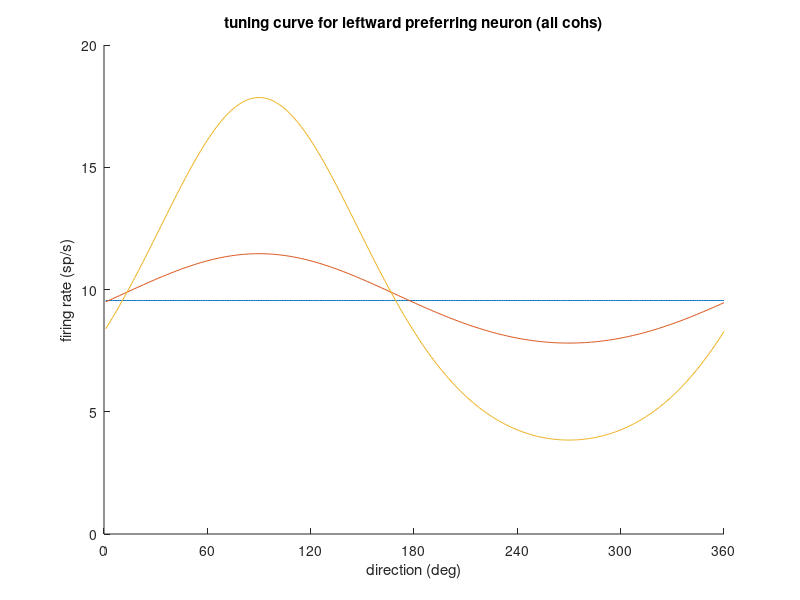
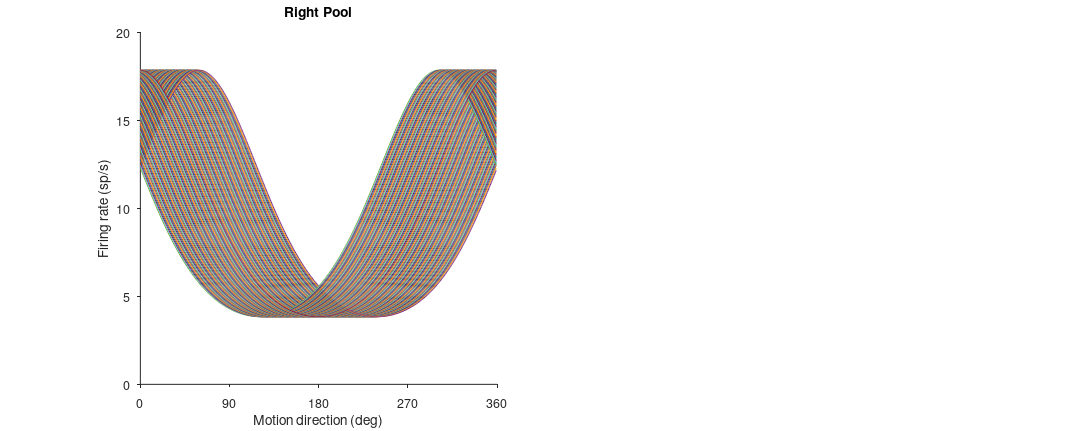

Write MATLAB code to recreate these figures, in order. (Note: this script raises an error after producing the figures.)
%% %YYY% 07/08/22 Temporally sequential MT_Build


%% build a simulated MT population and generate its spiking activity to a 
% standard set of random-dot motion stimuli
% CF 2014-2020

clear all
close all
    
%% build an experiment
    % Define number of trials to simulate and available trial stim coherences (cohs), Each trial is assigned a duration (dur) and stim coherence (coh) value

tic

% plot flags
plotMT = 1;
plotCorr = 1;
plotLOmap = 0; % for DDM plot log-odds corr map or not (set to 2 to see P(DV) also)


% noiseModel = 'indepPoisson';
% noiseModel = 'corrMat_Mazurek02';
noiseModel = 'corrMat_Shadlen96';

nTrials = 1200;

% signed motion coherence; negative is leftward
% cohs = [-0.512 -0.256 -0.128 -0.064 -0.032 -1e-8 1e-8 0.032 0.064 0.128 0.256 0.512];  % All possible coherence levels, signed
cohs = [-0.256 -0.064 -eps eps 0.064 0.256];  % All possible coherence levels, signed
coh = randsample(cohs,nTrials,'true')'; % Assign a coh value to each of N trials

dir = nan(size(coh));   % Create 'dir' vector 1 column, 1 row for each trial (nTrials = 1000)
dir(coh<0) = 180;   % Index to trials (row) with coh < 0. Assign these trials value 180 = Left is correct answer 
dir(coh>0) = 0;     % Same as above, but now Right is correct answer

% OR set dur to 1s (or any fixed value) -- btw makes it easier to verify fano factor (below)
dur(1:nTrials,1) = 1000;

toc

        disp('Task structure defined');
%% build MT population 
    % Each neuron assigned a preferred motion direction between 0,360 degrees
    % Figure2: Plot a neurons tuning curve response at all coh levels and all directions of motion
    % Figure3: Plots rightpool and leftpool frRates to al lstim directions at single coh level
    

tic

% nNeurons = 36;
% nNeurons = 180;
nNeurons = 360;

dirAxis = 0:(360/nNeurons):360-(360/nNeurons);
K = 3; % inverse variance term (will scale with coh)
ampl = 60;  % actual peak FR will be about half of this, at 51.2% coh
offset = 0; % this is not the same as spontaneous firing rate, which is of 
            % course >0; keeping this offset small or zero allows driven
            % firing rates to get close to zero for nonpreferred (null)
            % direction at high coherence, as MT does.
                % This has to do with baseline firing rates, to make sure
                % that fr rate goes down for anti-preferred directions of motion

prefDirs = linspace(dirAxis(1),dirAxis(end),nNeurons); % Each 'neuron' assigned a value between 0:360
poscohs = cohs(cohs>0); % Each unique pos coherence value
tuning = cell(1,length(poscohs)); % tuning holds 6 empty cells use {} to access
if plotMT   % Build figure outline
    figure(2); set(gca,'xlim',[0 360],'Xtick',0:60:360);
    xlabel('direction (deg)'); ylabel('firing rate (sp/s)');
    title('tuning curve for leftward preferring neuron (all cohs)');
    hold on;
end
for c = 1:length(poscohs)
    tuning{c} = zeros(nNeurons,length(dirAxis)); % Fill each cell in tuning with array of nNeurons x number of pref dirs (360 x 361) Each row in matrix corresponds to a particular neuron, each column a diff stim motion direction, the value occupying that spot is Fr rate response
    for n = 1:nNeurons
        % von Mises tuning functions (captures asymmetry in right/left response to coh)
        k = K * poscohs(c); % scale inverse variance by coh % k renewed value for each coherence
        tuning{c}(n,:) = ampl * exp(k*cosd(dirAxis-prefDirs(n))) / (2*pi*besseli(0,k)) + offset;  %YYYguess% Seems to calc firing rate of a single neuron across all stim motion directions (0:360)
                 %^ rows are neurons, columns are dirs           
    end
    if plotMT
        h(c) = plot(tuning{c}(90,:)); hold on; % Plot frRate values of neuron in row #180 (i.e. with prefDir 180) for all directions of motion % Store plot lines in h
        % h stores 6 lines, 1 for each coherence
%         Ltxt{c} = num2str(poscohs(c));
%         legend(h,Ltxt);
    end
end

% set baseline to average 0% coh response (or could be a bit lower);
% this will be used below during spike train generation
baseline = mean(mean(tuning{1}));

% Define two pools of neurons supplying evidence for the two alternatives;
% later can replace this with an arbitrary weight vector or smoothly
% varying weighting function (more realistic)
rightpool = prefDirs<60 | prefDirs>300; % within 60 deg of zero
leftpool = prefDirs>120 & prefDirs<240; % within 60 deg of 180


if plotMT
    figure(3); set(gcf,'Position', [300 300 1200 480],'Color',[1 1 1],'PaperPositionMode','auto'); clf; % Which of these does cool transparent plotlines?
    subplot(1,2,1); plot(dirAxis,tuning{end}(rightpool,:)); title('Right Pool'); % 0:360 (motion directions), Frate of all "rightpool" neurons, at cell 6 coh // stim direction v Neural response Fig 3. 
    xlabel('Motion direction (deg)'); ylabel('Firing rate (sp/s)');
    set(gca,'xtick',0:90:360,'xlim',[0 360],'tickdir','out','box','off');
    changeAxesFontSize(gca,20,20);
    subplot(1,2,2); plot(dirAxis,tuning{end}(leftpool,:)); title('Left Pool');
    xlabel('Motion direction (deg)'); ylabel('Firing rate (sp/s)');
    set(gca,'xtick',0:90:360,'xlim',[0 360],'tickdir','out','box','off');
    changeAxesFontSize(gca,20,20);
end
toc
        disp('MT neural population assembled');

%% assign spike counts based on tuning curve and noise model
    % Store all possible correlation values in vector 'c', turn into
    % a matrix 'Cor'with diag values manually set to 1

% create corr mat, if not independent poisson
if ~strcmp(noiseModel,'indepPoisson')
    maxCorr = 0.2;
    % pairwise correlation varies linearly from maxCorr to zero based on
    % tuning similarity (pref dir proximity)        %%YYY%% How can we
    % incorporate influence of task context on corr structure? i.e. max corr between neurons with similar pref Dir AND in same pool (right vs. left)

    fano = 1.8; % fano factor = variance/mean ratio (forced to be 1 for poisson,
                % but for real neurons it's often 1.5-2)
    c=linspace(maxCorr,0.0,nNeurons/2); c=[c fliplr(c)];    % c = CorrValue vector = 360 values mirrored at the 180:181 mid point .2:0,0:.2 % MORE Detail: distribute corr values across neural pop. do for one pool, then flip to make for second pool. Append second 180 corr values to first 180 values now have neurons 0:180 corr values = maxCorr:0, 181:360 = 0:maxCorr.
    Cor=toeplitz(c); % aka diagonal-constant matrix, shortcut for making the kind of corr mat we want
    Cor(logical(eye(size(Cor)))) = 1; % set main diagonal to be 1   %%YYY%% Logical converts the 1s and 0s of 'eye'dentity matric into indexible booleans :)
    tmpCor = Cor; tmpCor(tmpCor==1)=NaN; % for better color range when plotting
    if plotCorr
        figure(4); imagesc(tmpCor); set(gca,'ydir','normal'); axis square; colorbar;  % Corr with self = 1 along diagonal, 0 corr value band for neurons 180 degrees apart, symetric on both sides of central diag
        title('spike count correlation matrix: intended');
        xlabel('neuron ID (pref dir)'); ylabel('neuron ID (pref dir)');
    end
%     plotCorr = 0;
end

switch noiseModel

    % independent Poisson (simplest, but slow and unrealistic)
    case 'indepPoisson'
        Counts = nan(nTrials, nNeurons);
        tic
        for t = 1:nTrials
            c = poscohs == abs(coh(t));  % c = logical indexing to coh of trial t
            for n = 1:nNeurons
%                 lambda = RiD{c}(n,dir(t)==[0 180]) / 1000; % /1000 because tuning is in spikes/s and we're sampling every 1 ms
                lambda = tuning{c}(n,dirAxis==dir(t)) / 1000; % At coherence 'c', on trials with dir 't' (180 or 0), firing rate of neuron 'n' is /1000 because tuning response frRate is in spikes/s and we're sampling every 1 ms  %% tuning = matrix of coh specific frRates, n = a neuron with unique prefDir, dir = correct answer
                Counts(t,n) = sum(poissrnd(lambda, 1, dur(t)));  %% Lambda is defined by a neurons spProb per ms on trial 'tr'. Use Lambda to generate spCount vector for neuron n across all ms time bins of trial t. Sum across all counted spikes in trial t => trial spCount! store this value in Counts(t,n)
            end
        end
        toc

    % or, create spikes according to desired correlation matrix
    case 'corrMat_Mazurek02' % method of Mazurek et al. 2002 Nat Neurosci (intuitive, but slower)
        % % % for g = 1:20 % TEMP: to test that average corr value is as desired
        Counts = nan(nTrials, nNeurons);
        tic
        for t = 1:nTrials
            i = dir(t);
            c = poscohs == abs(coh(t));
%             m = RiD{c}(:,dir(t)==[0 180]); % mean
            m = tuning{c}(:,dirAxis==dir(t));  % frRate of all 360 neurons on trial with dir 't', at coh 'c'
            T = dur(t)/1000;
                % now we have a vector of mean counts and a correlation matrix based on
                % tuning similarity. So to get a covariance matrix just multiply by the
                % product of ith and jth s.d. where s.d. is sqrt(fano*m*T)
            sd = sqrt(fano*m*T);
            Cov = repmat(sd,1,nNeurons) .* repmat(sd,1,nNeurons)' .* Cor;
            Counts(t,:) = round(mvnrnd(m*T, Cov)); % multivariate normal random numbers
        end
        Counts(Counts<0)=0;
        toc
        % % % % plot pairwise responses for similar and unsimilar neurons, for a fixed stimulus (or not)
        % % % whichTr = abs(coh)<0.001;
        % % % durToNorm = dur(whichTr);
        % % % corrs1(g) = corr(Counts(whichTr,1)./durToNorm, Counts(whichTr,2)./durToNorm);
        % % % corrs2(g) = corr(Counts(whichTr,1)./durToNorm, Counts(whichTr,19)./durToNorm);
        % % % % figure; plot(Counts(whichTr,1),Counts(whichTr,2),'x'); title(num2str(corrs1(g)));
        % % % % figure; plot(Counts(whichTr,1),Counts(whichTr,19),'o'); title(num2str(corrs2(g)));
        % % % end
        % % % mean(corrs1)
        % % % mean(corrs2) % TEMP: to test that average corr value is as desired

    case 'corrMat_Shadlen96' % method of Shadlen et al. 1996 J Neurosci, Appendix 1 (>2x faster)
        tic
        rootQ = sqrtm(Cor);
        Counts = nan(nTrials, nNeurons);
        for t = 1:nTrials
            c = poscohs==abs(coh(t));
            T = dur(t)/1000;
%             m = RiD{c}(:,dir(t)==[0 180]);
            m = tuning{c}(:,dirAxis==dir(t));
            z = normrnd(0,1,nNeurons,1);
            y = rootQ * z;
            y = y.*sqrt(fano*m*T) + m*T; % variance is fano*mean, and SD is sqrt of that
            y(y<0) = 0; % no negative reponses
            Counts(t,:) = round(y); % Counts is a matrix of 't' trials by 'n' neurons, filled with the number of spikes counted on a trial, for each neuron
        end
        toc
        disp('Population correlation structure defined');
end

% below we'll also need spike *rates*, since dur varies
Rates = Counts./(dur/1000); % trials x neurons

%% check how well we achieved the intended corr mat & fano
% uncoment all if want to plot, then make plotFlag = 1
if plotCorr; figure(5); set(gcf,'position',[520 200 1500 1100]); end
Fanos = nan(nNeurons,length(cohs)); % cohs = pos and neg coh values % each row a neuron, each column a diff coh
for c = 1:length(cohs)
    I = coh==cohs(c); % Index to trials with coherence c
    ratemat = Rates(I,:);  % grab the spRate of all synthetic neurons on trials of coh 'c'
    corrmat = corrcov(cov(ratemat)); % Make covar matrix and turn into correlation matrix..

    %     % uncomment this to reassure yourself that corrcov() works:
    %     if c==1
    %     corrmat2 = nan(size(corrmat));
    %     for i = 1:nNeurons
    %         for j = 1:nNeurons
    %             corrmat2(i,j) = corr(ratemat(:,i),ratemat(:,j));
    %         end
    %     end
    %     figure;plot(corrmat(:),corrmat2(:),'x');
    %     end

    if plotCorr
        figure(5);
        subplot(3,4,c); imagesc(corrmat); set(gca,'ydir','normal'); axis square; colorbar;  % Plot correlation matrix
        xlabel('neuron ID (pref dir)'); ylabel('neuron ID (pref dir)');
        caxis([-0.1 maxCorr+0.1]); title(num2str(cohs(c)));
    end

    % variance to mean ratio across repeated presentations of the same
    % stimulus for all neurons; will be averaged across stimuli (cohs)
    % %% YYY Interpretation of above words... A neuron has its spRate variance calculated
    % across trials of repeated, identical, stimuli. The variance value
    % calculated for each unique stimulus are then averaged together to get
    % that neurons average variance.
    Fanos(:,c) = var(Counts(I,:))./mean(Counts(I,:));   % Index to all spCounts within a given coherence = Calc a coh wide FanoFactor... (not the interpretation reached from a"above words")
    %     Fanos(:,c) = var(Rates(I,:))./mean(Rates(I,:));   % Fanos has a value for each neuron, at each coh level
    % **this greatly overestimates the true Fano factor, even when using Rates,
    % because of added variance from variable durations. set dur(:)=1000 in
    % first code cell above to see the correct Fano

end
if plotCorr
    mean(Fanos) % Avg across all neurons
    mean(mean(Fanos))      %Avg across all cohs
    figure(5); title('spike count correlation matrix: actual (sep by coh)');
end


% confirm that variance of difference variable (momentary evidence) increases with coh, aka signal-dependent noise
%YYY% Interpretation... Difference in sp value across pools should grow as coh level grows.
%   Should variance in the difference value grow as well? Does poisson rate change for diff coh level? YES, it does! SO, bigger range of possible values of spRate, leads to more variance in spRate.

if plotMT
    rDiff = nan(nTrials,1);
    for t = 1:nTrials
        rDiff(t) = sum(Counts(t,rightpool)) - sum(Counts(t,leftpool));
    end
    for c = 1:length(poscohs)
        I = abs(coh)==poscohs(c); % Trials at coherence level 'c'
        rDiffMean(c) = mean(abs(rDiff(I)));
        rDiffVar(c) = var(rDiff(I));
    end
    figure(6); subplot(1,2,1); set(gcf,'position',[500 500 1000 420]);
    plot(poscohs,rDiffMean,'o-'); title('mean of difference variable (momentary evidence)'); xlabel('unsigned coh');
    subplot(1,2,2); plot(poscohs,rDiffVar,'v-'); title('variance of difference variable (momentary evidence)'); xlabel('unsigned coh');
end

%% Build SDF, Then generate spike vectors!
  
latency = 50; % ms
risetime = 20; % ms
dT = 1;
tAxis = 1:dT:max(dur)+3*latency; % it's 3x because 1x at the beginning, 2x at the end (ramp-down is slower than rise time)

SDF = nan(nTrials, nNeurons, length(tAxis));  % spProb for every neuron, on each trial, at every time point within that trial
Ry = nan(nTrials, nNeurons, length(tAxis));  % [trial x neuron x time(ms)] %Fill Ry with rastor vectors. Spike or no spike at each time point, of each trial, for each neuron. Leave as nans values past dur(tr) to avoid averaging into pop 

disp('Generating spike trains, may take tens of seconds to minutes...');

% first load the LO map, used to update spike rates during decision formation (ie feedback)
% must have been generated previously from vanilla simMT (and some assumptions)
load stimMT_LOmap_YYY.mat  % has some other vars in there too, including CP

% replot it if you like
% plotLOmap = 1;
% [logOddsMapR, logOddsMapL, logOddsCorrMap, tAxis, vAxis] = makeLogOddsCorrMap_smooth(k,B,sigma,theta,cohs,tAxis',plotLOmap);

sigmaPooling = 3; % forgot to add this to the .mat file

% we'll simulate behavior in this same loop, trial by trial, so initialize:
choice = nan(nTrials,1); % vector to store choices
pdw = nan(nTrials,1); % and wagers
RT = nan(nTrials,1); % reaction time (or time to covert bound for fixed duration task)
finalV = nan(nTrials,1); % endpoint of the DV
hitBound = nan(nTrials,1); % bound crossed or not
logOddsCorr = nan(nTrials,1); % log odds correct

tic  
for tr = 1:nTrials
    for n = 1:nNeurons
        meanrate = Rates(tr,n);   % Not sure why called "meanrate"... is just spRate for neuron 'n' on trial 'tr'
        sdf=[]; % spike density function
        sdf(1:latency) = baseline; % lay down some baseline rate, from tr=1 to vis latency
        sdf(end+1 : latency+risetime) = linspace(baseline,meanrate,risetime); % quick linear rise to mean
        decay = 1+0.2*sign(baseline-meanrate); % % steady state with some decay*, like real MT (up or down depending on whether mean rate is above or below baseline)
        sdf(end+1 : latency+dur(tr)) = linspace(meanrate, meanrate*decay, dur(tr)-risetime);
        sdf(end+1 : end+2*latency) = linspace(meanrate*decay, baseline, 2*latency); % include die-down over 2x latency

        % figure; plot(sdf); 

        % Add some NOISE to synthetic neural responses
        sdfNoiseSD = 0.2 * sdf; % arbitrary, but scales with spike rate
        sdfNoise = sdf + sdfNoiseSD.*randn(1,length(sdf));
        sdfNoise(sdfNoise<0)=0;

        % figure; plot(sdfNoise); 

        SDF(tr,n,1:length(sdf)) = sdfNoise; % Stores the spProb for each neuron, at each timepoint, on every trial.
    end

    trTime = dur(tr)+3*latency; % Time length of each trial
    DV = nan(1,trTime); % init DV

    poolingNoise = round(sigmaPooling*randn(1,trTime)); % generate this for each trial, but faster to do it outside the ms loop
    
    lambdaMod = zeros(1,nNeurons); % initialize to zero, will be updated each time through the loop based on DV (logOdds) in previous time step
    alpha = 0; % scaling factor for lambdaMod
    
    for ms = 1:dT:trTime
        lambda = SDF(tr,:,ms) / (1000/dT) + lambdaMod;
        Ry(tr,:,ms) = poissrnd(lambda); % Generate spike or no spike for time ms==1
        
        if ms==1
            DV(ms) = sum(Ry(tr,rightpool,ms)) - sum(Ry(tr,leftpool,ms)) + poolingNoise(ms);
        else
            DV(ms) = sum(Ry(tr,rightpool,ms)) - sum(Ry(tr,leftpool,ms)) + poolingNoise(ms) + DV(ms-dT);
        end
        
        % check for bound crossing
        if abs(DV(ms))>B
            hitBound(tr) = 1;
            choice(tr) = sign(DV(ms));
            RT(tr) = ms;
            finalV(tr) = B*sign(DV(ms)); % cap bound crossings at bound value

            % log odds correct is the value at the bound (not past it)
            DV_atB = sign(DV(ms))*B;
            whichV = find(abs(vAxis-DV_atB)==min(abs(vAxis-DV_atB)));
            whichT = find(abs(tAxis-ms)==min(abs(tAxis-ms)));            
            logOddsCorr(tr) = logOddsCorrMap(whichV(1), whichT(1));
            pdw(tr) = logOddsCorr(tr) >= theta;

            break; % ends the ms loop
             % (can't continue accumulating past bound because
             % LogOdds is not defined, thus can't update lambdaMod)
             
        elseif ms==trTime % out of time, bound not hit
            
        	hitBound(tr) = 0;
            choice(tr) = sign(DV(ms));
            RT(tr) = ms;
            whichV = find(abs(vAxis-DV(ms))==min(abs(vAxis-DV(ms))));
            whichT = find(abs(tAxis-ms)==min(abs(tAxis-ms)));            
            logOddsCorr(tr) = logOddsCorrMap(whichV(1), whichT(1));
            pdw(tr) = logOddsCorr(tr) >= theta;
            
        else % otherwise continue accumulating
            
            % map current DV to log odds
            whichV = find(abs(vAxis-DV(ms))==min(abs(vAxis-DV(ms))));
            whichT = find(abs(tAxis-ms)==min(abs(tAxis-ms)));   
            logOddsCorr_current = logOddsCorrMap(whichV(1), whichT(1));

            % for now, add spikes to the currently favored pool, but later
            % can try subtracting from the other one, or something else
            % entirely
            lambdaMod = zeros(1,nNeurons); % reinit
            if DV(ms)<0 % currently leftward is favored
                lambdaMod(leftpool) = 0.01 * alpha * logOddsCorr_current;
            elseif DV(ms)>0 % currently rightward is favored
                lambdaMod(rightpool) = 0.01 * alpha * logOddsCorr_current;
            end
        end                           % ^the 0.01 is a wild guess
        
    end
    
    % convince yourself DV looks reasonable
%     figure; plot(DV); pause

end
toc
disp('Spike vectors generated');

% add non-decision time (Tnd)
% TndMean = 300;
% TndSD = 50;
% TndMin = TndMean/2;
% TndMax = TndMean+TndMin;
% Tnd = zeros(nTrials,1);
% for tr = 1:nTrials
%     while Tnd(tr)<=TndMin || Tnd(tr)>=TndMax % simple trick for truncating
%         Tnd(tr) = round(normrnd(TndMean,TndSD));
%     end
% end

Tnd = 300;
DT = RT; % rename this 'decision time'
RT = DT+Tnd;

% convert choice to 0..1
if any(isnan(choice)); error; end
choice(choice==-1)=0;



%% Plot PDW Behavioural Data


simMT_plotResults


% For 'confirmation bias' fedback signal we want to selectively modify L
% and R pool firing rates (thus, future DV) in accordance with current
% state of DV. Log odds correct/L,R value measures state of DV.
%    If logOdds favors L, enhance lambda and vice versa for R.
% When we enhance the favored pool should the opposing pool be penalized?
% This may over amplify effect.. no? But is it experimentally supported?
% Dietrich 200.. microstim. % More likely to go right on weak right trials (and 0coh) AND less likely
% to go left on left motion trials (I think.. double check)






% %% Assesment plots of Neural spike trains
% 
%     % PSTHs, do they look reasonable?
% cohsForPSTH(:,1) = coh<-0.12; % strong left
% cohsForPSTH(:,2) = coh>-0.12 & coh<0.12; % weak
% cohsForPSTH(:,3) = coh>0.12; % strong right
% 
% clr = cool(size(cohsForPSTH,2));
% figure(8);
% minRT = 500;
% for c = 1:size(cohsForPSTH,2)
%     I = cohsForPSTH(:,c) & RT>=minRT;
%     sum(I)
%     plot(1:minRT-Tnd,mean(squeeze(mean(Ry(I,rightpool,1:minRT-Tnd),2,'omitnan')),'omitnan')*1000,'Color', clr(c,:)); hold on;
% %     plot(1:minRT,mean(squeeze(mean(Ry(I,rightpool,1:minRT),2,'omitnan')),'omitnan')*1000,'Color', clr(c,:)); hold on;
%                     % Ry = [trials, neurons, time]
% end
% title('right pool'); xlabel('time from dots onset (ms)'); ylabel('spikes/s');
% % legend(cellstr(num2str(cohsForPSTH')),'location','north','orientation','horizontal');
% 


%% save the results
% For use in simMT_test
% Make sure to initiate MT_test with nNeuron and nTrial values matching MT_build
% 
% disp('saving...');
% % 
% clearvars -except finalV hitBound logOddsCorrMap Mu Sigma pdw choice RT Tnd rightpool leftpool Ry nNeurons nTrials prefDirs latency dir dur coh cohs poscohs tAxis
% % 
% tic
% save(sprintf('simMT_nNeu=%d_nTr=%d.mat', nNeurons, nTrials),'-v7.3');
% toc
% % 
% disp('file saved.');



%% sanity check: choice probability (Britten et al. 1996)
% clear;
% load('simMT_nNeu=360_nTr=1000.mat')

I = abs(coh)<0.0001;
chooseright = I & choice==1;
sum(chooseright);
chooseleft = I & choice==0;
sum(chooseleft);

% first try based on full spike count
spCount = sum(Ry(:,:,latency+1:end),3,'omitnan');

% all cells, then select pools later
CP = nan(nNeurons,1);
for n = 1:nNeurons
    CP(n) = rocN(spCount(chooseright,n), spCount(chooseleft,n), 50);
end

meanCP = mean(CP)
meanCP_R = mean(CP(rightpool))
meanCP_L = mean(CP(leftpool))

figure;hist(CP(rightpool))
figure;hist(CP(leftpool))

%% sliding-window CPs

width = 50; % window width
step = 1; % window step (dt)
minRT = 700;
tAxisCP = width:step:minRT-Tnd;

CP = nan(nNeurons,length(tAxisCP));

for t = tAxisCP
    t
    spCount = sum(Ry(:,:,t-width+1:t),3,'omitnan');
    for n = 1:nNeurons
        CP(n,t) = rocN(spCount(chooseright & RT>=minRT,n), spCount(chooseleft & RT>=minRT,n), 50);
    end
end

%%
figure(2); clf;
set(gcf, 'Color', [1 1 1], 'Position', [200 500 750 450], 'PaperPositionMode', 'auto');
load CP00.mat
plot(tAxisCP,mean(CP(rightpool,tAxisCP)),'k-','LineWidth',3); hold on;
load CP02.mat
plot(tAxisCP,mean(CP(rightpool,tAxisCP)),'b-','LineWidth',3);
load CP04.mat; CP = CP+0.01;
plot(tAxisCP,mean(CP(rightpool,tAxisCP)),'r-','LineWidth',3);

set(gca,'ylim',[0.48 0.56],'ytick',0.48:0.02:0.56);
xlabel('Time (ms)');
ylabel('Choice probability');
changeAxesFontSize(gca,20,20);




